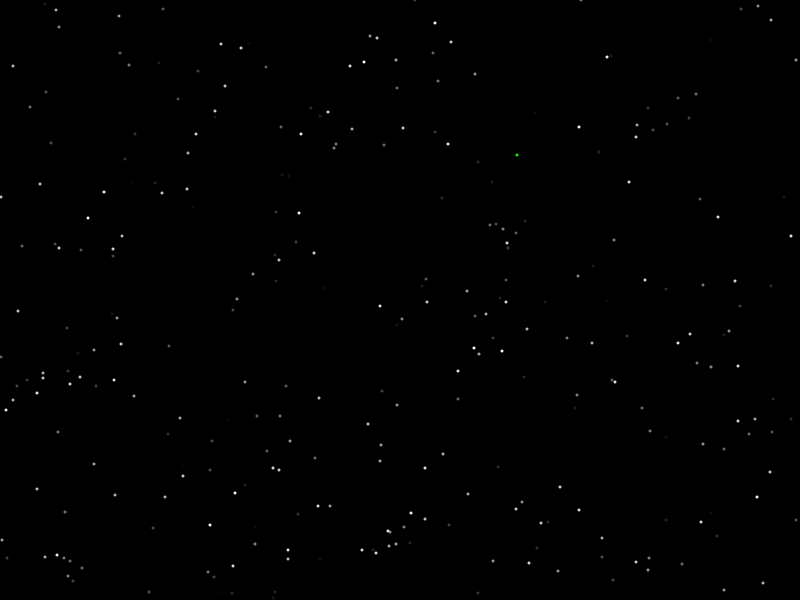
Frame 1 (no input)
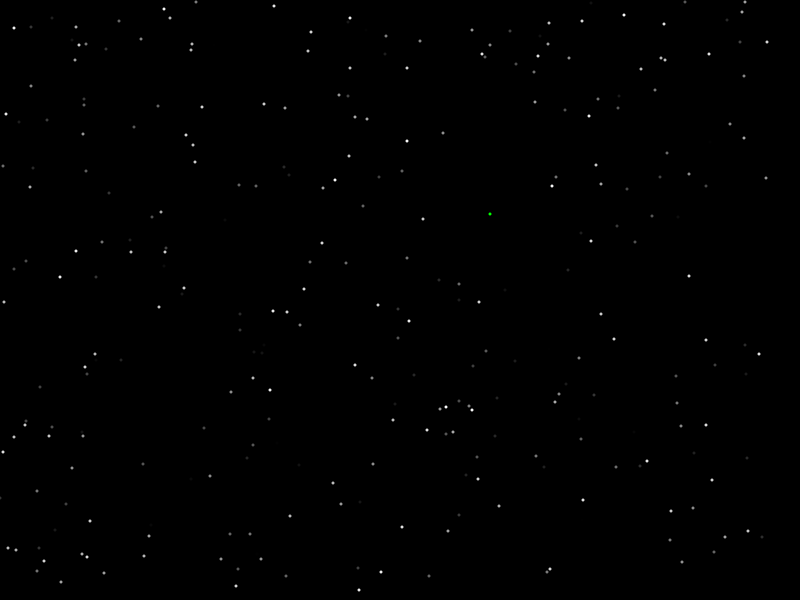
Frame 60 (the mouse pressed at the canvas centre just before this capture)
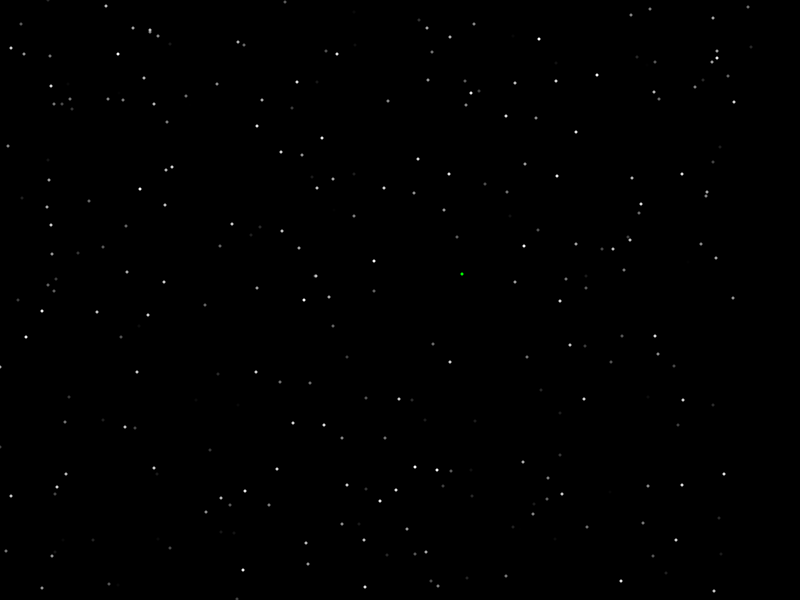
Frame 120 (the mouse held since frame 60 and released just before this capture)

The Processing sketch that drew these frames (run headless with seeded random() and noise(); from frame 60 on, the mouse is pressed at the canvas centre):

// Processing sketch: Snow
// ── Snow.pde
SnowFlake[] flakes;
int n = 300;

void setup() {
  size(800,600);
  background(0);
  flakes = new SnowFlake[n];
  flakes[0] = new SnowFlake(true,1);
  for(int i=1; i<flakes.length; i++){
    flakes[i] = new SnowFlake(false,int(random(1,4)));
  }
  smooth();
  noStroke(); 
}


void draw(){
  background(0);
  for (int i=0;i<flakes.length; i++){
    flakes[i].show();
    flakes[i].step();
  } 
}
// ── SnowFlake.pde
class SnowFlake{

  int x;
  int y;
  int c;
  int s = 3;
  int speed;
  boolean isGreen;
  
  SnowFlake(boolean isGreen_, int speed_){
    speed = speed_;
    isGreen = isGreen_;
    initialize();
  }
  
  void initialize(){
    x = int(random(0,width));
    y = int(random(0,height));
    
    c = int(random(0,255));
    speed = int(random(1,4));    
  
  }
  
  void show(){
    
    fill(c,c,c);
    if(isGreen) {
      fill(0,255,0);
    }
    ellipse(x,y,s,s);
  }
  
  void step(){
    y += speed;
  
    if(y>=height){
      initialize();
      y = 0;  
    }
    
    int variation = int(random(0,2));
    int left = int(random(-1,1));
    
    if(variation == 1){
      if(left == 1){
        x+=variation;
      } else {
        x-=variation;
      }
    }
    
  }

}
